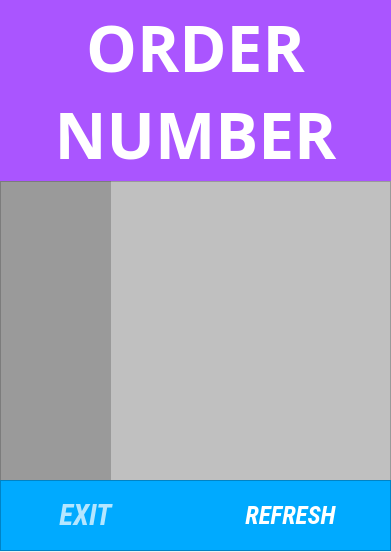
<?xml version="1.0" encoding="UTF-8"?>
<ui version="4.0">
 <class>Form</class>
 <widget class="QWidget" name="Form">
  <property name="geometry">
   <rect>
    <x>0</x>
    <y>0</y>
    <width>391</width>
    <height>552</height>
   </rect>
  </property>
  <property name="sizePolicy">
   <sizepolicy hsizetype="Fixed" vsizetype="Fixed">
    <horstretch>0</horstretch>
    <verstretch>0</verstretch>
   </sizepolicy>
  </property>
  <property name="minimumSize">
   <size>
    <width>391</width>
    <height>552</height>
   </size>
  </property>
  <property name="windowTitle">
   <string>Form</string>
  </property>
  <widget class="QLabel" name="Number">
   <property name="geometry">
    <rect>
     <x>0</x>
     <y>181</y>
     <width>111</width>
     <height>301</height>
    </rect>
   </property>
   <property name="palette">
    <palette>
     <active>
      <colorrole role="WindowText">
       <brush brushstyle="SolidPattern">
        <color alpha="255">
         <red>255</red>
         <green>255</green>
         <blue>255</blue>
        </color>
       </brush>
      </colorrole>
      <colorrole role="Button">
       <brush brushstyle="SolidPattern">
        <color alpha="50">
         <red>0</red>
         <green>0</green>
         <blue>1</blue>
        </color>
       </brush>
      </colorrole>
      <colorrole role="Text">
       <brush brushstyle="SolidPattern">
        <color alpha="255">
         <red>255</red>
         <green>255</green>
         <blue>255</blue>
        </color>
       </brush>
      </colorrole>
      <colorrole role="ButtonText">
       <brush brushstyle="SolidPattern">
        <color alpha="255">
         <red>255</red>
         <green>255</green>
         <blue>255</blue>
        </color>
       </brush>
      </colorrole>
      <colorrole role="Base">
       <brush brushstyle="SolidPattern">
        <color alpha="50">
         <red>0</red>
         <green>0</green>
         <blue>1</blue>
        </color>
       </brush>
      </colorrole>
      <colorrole role="Window">
       <brush brushstyle="SolidPattern">
        <color alpha="50">
         <red>0</red>
         <green>0</green>
         <blue>1</blue>
        </color>
       </brush>
      </colorrole>
     </active>
     <inactive>
      <colorrole role="WindowText">
       <brush brushstyle="SolidPattern">
        <color alpha="255">
         <red>255</red>
         <green>255</green>
         <blue>255</blue>
        </color>
       </brush>
      </colorrole>
      <colorrole role="Button">
       <brush brushstyle="SolidPattern">
        <color alpha="50">
         <red>0</red>
         <green>0</green>
         <blue>1</blue>
        </color>
       </brush>
      </colorrole>
      <colorrole role="Text">
       <brush brushstyle="SolidPattern">
        <color alpha="255">
         <red>255</red>
         <green>255</green>
         <blue>255</blue>
        </color>
       </brush>
      </colorrole>
      <colorrole role="ButtonText">
       <brush brushstyle="SolidPattern">
        <color alpha="255">
         <red>255</red>
         <green>255</green>
         <blue>255</blue>
        </color>
       </brush>
      </colorrole>
      <colorrole role="Base">
       <brush brushstyle="SolidPattern">
        <color alpha="50">
         <red>0</red>
         <green>0</green>
         <blue>1</blue>
        </color>
       </brush>
      </colorrole>
      <colorrole role="Window">
       <brush brushstyle="SolidPattern">
        <color alpha="50">
         <red>0</red>
         <green>0</green>
         <blue>1</blue>
        </color>
       </brush>
      </colorrole>
     </inactive>
     <disabled>
      <colorrole role="WindowText">
       <brush brushstyle="SolidPattern">
        <color alpha="255">
         <red>255</red>
         <green>255</green>
         <blue>255</blue>
        </color>
       </brush>
      </colorrole>
      <colorrole role="Button">
       <brush brushstyle="SolidPattern">
        <color alpha="50">
         <red>0</red>
         <green>0</green>
         <blue>1</blue>
        </color>
       </brush>
      </colorrole>
      <colorrole role="Text">
       <brush brushstyle="SolidPattern">
        <color alpha="255">
         <red>255</red>
         <green>255</green>
         <blue>255</blue>
        </color>
       </brush>
      </colorrole>
      <colorrole role="ButtonText">
       <brush brushstyle="SolidPattern">
        <color alpha="255">
         <red>255</red>
         <green>255</green>
         <blue>255</blue>
        </color>
       </brush>
      </colorrole>
      <colorrole role="Base">
       <brush brushstyle="SolidPattern">
        <color alpha="50">
         <red>0</red>
         <green>0</green>
         <blue>1</blue>
        </color>
       </brush>
      </colorrole>
      <colorrole role="Window">
       <brush brushstyle="SolidPattern">
        <color alpha="50">
         <red>0</red>
         <green>0</green>
         <blue>1</blue>
        </color>
       </brush>
      </colorrole>
     </disabled>
    </palette>
   </property>
   <property name="font">
    <font>
     <family>Myriad Pro Cond</family>
     <pointsize>48</pointsize>
     <weight>75</weight>
     <italic>false</italic>
     <bold>true</bold>
     <underline>false</underline>
     <strikeout>false</strikeout>
     <stylestrategy>PreferAntialias</stylestrategy>
    </font>
   </property>
   <property name="toolTip">
    <string/>
   </property>
   <property name="styleSheet">
    <string notr="true">background-color: rgba(0, 0,1, 50);
color: rgb(255,255, 255);</string>
   </property>
   <property name="frameShape">
    <enum>QFrame::NoFrame</enum>
   </property>
   <property name="frameShadow">
    <enum>QFrame::Sunken</enum>
   </property>
   <property name="text">
    <string/>
   </property>
   <property name="scaledContents">
    <bool>false</bool>
   </property>
   <property name="alignment">
    <set>Qt::AlignCenter</set>
   </property>
  </widget>
  <widget class="QLabel" name="Logo">
   <property name="geometry">
    <rect>
     <x>0</x>
     <y>0</y>
     <width>391</width>
     <height>181</height>
    </rect>
   </property>
   <property name="palette">
    <palette>
     <active>
      <colorrole role="WindowText">
       <brush brushstyle="SolidPattern">
        <color alpha="255">
         <red>255</red>
         <green>255</green>
         <blue>255</blue>
        </color>
       </brush>
      </colorrole>
      <colorrole role="Button">
       <brush brushstyle="SolidPattern">
        <color alpha="255">
         <red>170</red>
         <green>85</green>
         <blue>255</blue>
        </color>
       </brush>
      </colorrole>
      <colorrole role="Text">
       <brush brushstyle="SolidPattern">
        <color alpha="255">
         <red>255</red>
         <green>255</green>
         <blue>255</blue>
        </color>
       </brush>
      </colorrole>
      <colorrole role="ButtonText">
       <brush brushstyle="SolidPattern">
        <color alpha="255">
         <red>255</red>
         <green>255</green>
         <blue>255</blue>
        </color>
       </brush>
      </colorrole>
      <colorrole role="Base">
       <brush brushstyle="SolidPattern">
        <color alpha="255">
         <red>170</red>
         <green>85</green>
         <blue>255</blue>
        </color>
       </brush>
      </colorrole>
      <colorrole role="Window">
       <brush brushstyle="SolidPattern">
        <color alpha="255">
         <red>170</red>
         <green>85</green>
         <blue>255</blue>
        </color>
       </brush>
      </colorrole>
     </active>
     <inactive>
      <colorrole role="WindowText">
       <brush brushstyle="SolidPattern">
        <color alpha="255">
         <red>255</red>
         <green>255</green>
         <blue>255</blue>
        </color>
       </brush>
      </colorrole>
      <colorrole role="Button">
       <brush brushstyle="SolidPattern">
        <color alpha="255">
         <red>170</red>
         <green>85</green>
         <blue>255</blue>
        </color>
       </brush>
      </colorrole>
      <colorrole role="Text">
       <brush brushstyle="SolidPattern">
        <color alpha="255">
         <red>255</red>
         <green>255</green>
         <blue>255</blue>
        </color>
       </brush>
      </colorrole>
      <colorrole role="ButtonText">
       <brush brushstyle="SolidPattern">
        <color alpha="255">
         <red>255</red>
         <green>255</green>
         <blue>255</blue>
        </color>
       </brush>
      </colorrole>
      <colorrole role="Base">
       <brush brushstyle="SolidPattern">
        <color alpha="255">
         <red>170</red>
         <green>85</green>
         <blue>255</blue>
        </color>
       </brush>
      </colorrole>
      <colorrole role="Window">
       <brush brushstyle="SolidPattern">
        <color alpha="255">
         <red>170</red>
         <green>85</green>
         <blue>255</blue>
        </color>
       </brush>
      </colorrole>
     </inactive>
     <disabled>
      <colorrole role="WindowText">
       <brush brushstyle="SolidPattern">
        <color alpha="255">
         <red>255</red>
         <green>255</green>
         <blue>255</blue>
        </color>
       </brush>
      </colorrole>
      <colorrole role="Button">
       <brush brushstyle="SolidPattern">
        <color alpha="255">
         <red>170</red>
         <green>85</green>
         <blue>255</blue>
        </color>
       </brush>
      </colorrole>
      <colorrole role="Text">
       <brush brushstyle="SolidPattern">
        <color alpha="255">
         <red>255</red>
         <green>255</green>
         <blue>255</blue>
        </color>
       </brush>
      </colorrole>
      <colorrole role="ButtonText">
       <brush brushstyle="SolidPattern">
        <color alpha="255">
         <red>255</red>
         <green>255</green>
         <blue>255</blue>
        </color>
       </brush>
      </colorrole>
      <colorrole role="Base">
       <brush brushstyle="SolidPattern">
        <color alpha="255">
         <red>170</red>
         <green>85</green>
         <blue>255</blue>
        </color>
       </brush>
      </colorrole>
      <colorrole role="Window">
       <brush brushstyle="SolidPattern">
        <color alpha="255">
         <red>170</red>
         <green>85</green>
         <blue>255</blue>
        </color>
       </brush>
      </colorrole>
     </disabled>
    </palette>
   </property>
   <property name="font">
    <font>
     <family>Myriad Pro Cond</family>
     <pointsize>48</pointsize>
     <weight>75</weight>
     <italic>false</italic>
     <bold>true</bold>
     <underline>false</underline>
     <strikeout>false</strikeout>
     <stylestrategy>PreferAntialias</stylestrategy>
    </font>
   </property>
   <property name="toolTip">
    <string/>
   </property>
   <property name="styleSheet">
    <string notr="true">color: rgb(255,255, 255);
background-color: rgb(170, 85, 255);</string>
   </property>
   <property name="frameShape">
    <enum>QFrame::NoFrame</enum>
   </property>
   <property name="frameShadow">
    <enum>QFrame::Sunken</enum>
   </property>
   <property name="text">
    <string>ORDER
NUMBER</string>
   </property>
   <property name="scaledContents">
    <bool>false</bool>
   </property>
   <property name="alignment">
    <set>Qt::AlignCenter</set>
   </property>
  </widget>
  <widget class="QFrame" name="frame_2">
   <property name="geometry">
    <rect>
     <x>0</x>
     <y>480</y>
     <width>391</width>
     <height>71</height>
    </rect>
   </property>
   <property name="styleSheet">
    <string notr="true">background-color: rgb(0, 170, 255);</string>
   </property>
   <property name="frameShape">
    <enum>QFrame::StyledPanel</enum>
   </property>
   <property name="frameShadow">
    <enum>QFrame::Raised</enum>
   </property>
   <widget class="QPushButton" name="Back">
    <property name="enabled">
     <bool>true</bool>
    </property>
    <property name="geometry">
     <rect>
      <x>0</x>
      <y>0</y>
      <width>171</width>
      <height>71</height>
     </rect>
    </property>
    <property name="font">
     <font>
      <family>Roboto Condensed</family>
      <pointsize>22</pointsize>
      <weight>75</weight>
      <italic>true</italic>
      <bold>true</bold>
     </font>
    </property>
    <property name="toolTip">
     <string/>
    </property>
    <property name="autoFillBackground">
     <bool>false</bool>
    </property>
    <property name="styleSheet">
     <string notr="true">color: rgb(255, 255, 255,180);
border-color: rgb(255, 255, 255);</string>
    </property>
    <property name="text">
     <string>EXIT</string>
    </property>
    <property name="autoDefault">
     <bool>false</bool>
    </property>
    <property name="default">
     <bool>false</bool>
    </property>
    <property name="flat">
     <bool>true</bool>
    </property>
   </widget>
   <widget class="QPushButton" name="Next">
    <property name="geometry">
     <rect>
      <x>190</x>
      <y>0</y>
      <width>201</width>
      <height>71</height>
     </rect>
    </property>
    <property name="font">
     <font>
      <family>Roboto Condensed</family>
      <pointsize>19</pointsize>
      <weight>75</weight>
      <italic>true</italic>
      <bold>true</bold>
     </font>
    </property>
    <property name="toolTip">
     <string/>
    </property>
    <property name="autoFillBackground">
     <bool>false</bool>
    </property>
    <property name="styleSheet">
     <string notr="true">color: rgb(255, 255, 255);</string>
    </property>
    <property name="text">
     <string>REFRESH</string>
    </property>
    <property name="autoDefault">
     <bool>false</bool>
    </property>
    <property name="default">
     <bool>false</bool>
    </property>
    <property name="flat">
     <bool>true</bool>
    </property>
   </widget>
  </widget>
  <widget class="QFrame" name="frame">
   <property name="geometry">
    <rect>
     <x>0</x>
     <y>181</y>
     <width>391</width>
     <height>311</height>
    </rect>
   </property>
   <property name="styleSheet">
    <string notr="true">background-color: rgba(0, 0,1, 50);</string>
   </property>
   <property name="frameShape">
    <enum>QFrame::StyledPanel</enum>
   </property>
   <property name="frameShadow">
    <enum>QFrame::Raised</enum>
   </property>
  </widget>
  <zorder>Number</zorder>
  <zorder>frame</zorder>
  <zorder>Logo</zorder>
  <zorder>frame_2</zorder>
 </widget>
 <resources/>
 <connections/>
</ui>
